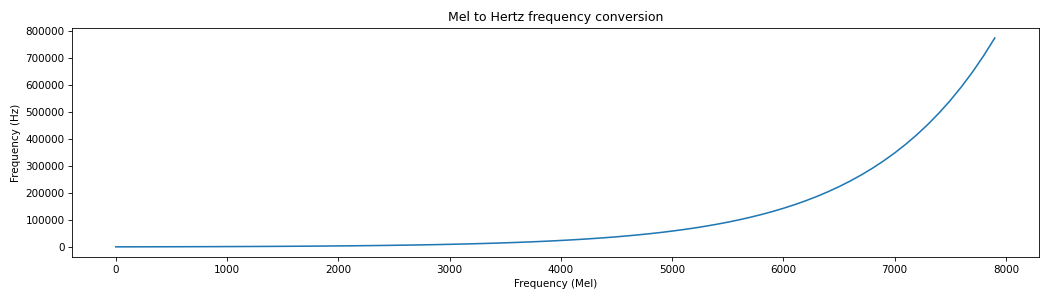

Reproduce this figure in Python.
import matplotlib.pyplot as plt
from spafe.utils.converters import mel2hz

# generate freqs array -> convert freqs
mel_freqs = [freq for freq in range(0, 8000, 100)]
hz_freqs = [mel2hz(freq) for freq in mel_freqs]

# visualize conversion
plt.figure(figsize=(14,4))
plt.plot(mel_freqs, hz_freqs)
plt.xlabel("Frequency (Mel)")
plt.ylabel("Frequency (Hz)")
plt.title("Mel to Hertz frequency conversion")
plt.tight_layout()
plt.show()
